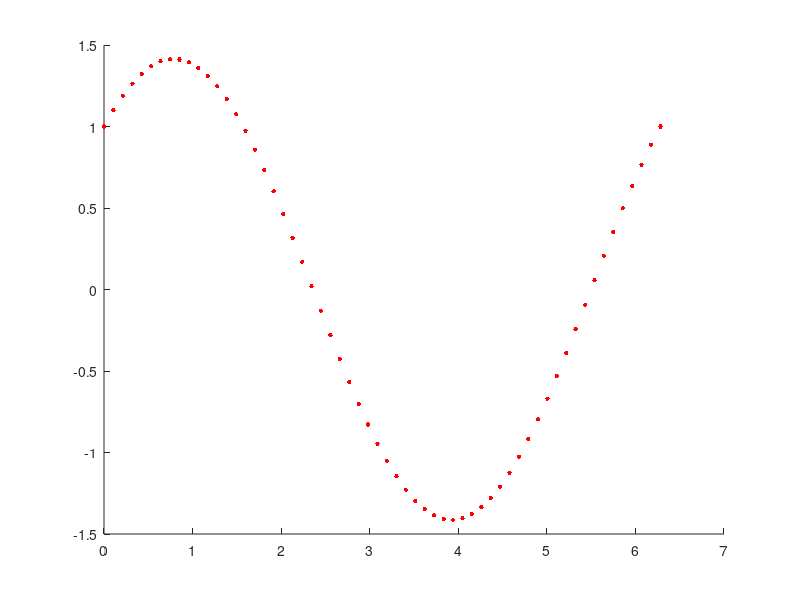

Write the MATLAB code that produced this figure. (Note: this script raises an error after producing the figure.)
% create a vector of 60points
theta=linspace(0,2*pi,60);

% y(theta)
y=sin(theta)+cos(theta);
% create a figure 1
figure;
hold on
plot(theta,y,'.r','MarkerSize',10)
plot(theta,sin(theta),'-b','LineWidth')
plot(theta,cos(theta),'-g','LineWidth',1.2)
legend("cos(theta)+sin(theta)","sin(theta)","cos(theta)")
hold off


% plot the image in polar coordinate
figure; % figure 2
polarplot(thet,y)
